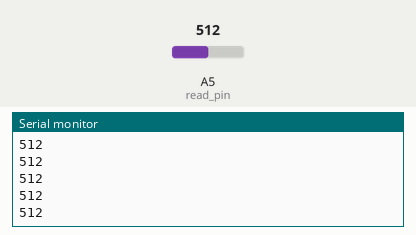
Bench run of a sketch on a simulated Arduino Uno, built with avr-gcc and run on an emulated ATmega328P. Shown: the last lines printed to the serial monitor. The inputs (shaded band) are chosen by the test bench; at power-on: A5 (read_pin) = 512.

Above: at 1.2 s.
1.3 s: A5 (read_pin) set to 716
At 1.31 s:
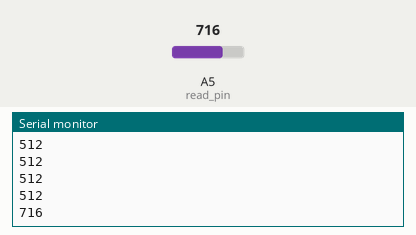
2.8 s: A5 (read_pin) set to 900
At 2.81 s:
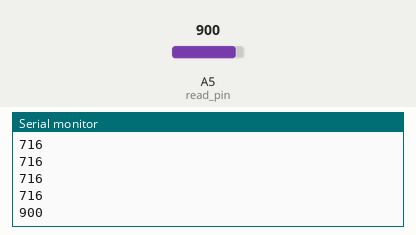
Timing chart, 0 to 5.8 s (numbered marks = the images above; inputs shaded):
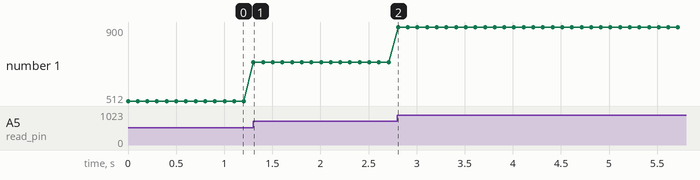

The sketch:

Capacitive_Soil_Moisture_Sensor_Placitech_Example.ino
```cpp
/*  Author: PLACITECH. DIY and Funny videos!
 *
 *  Tiktok: @placitech
 *  Instagram: @placitech_
 *  YouTube: PLACITECH
 *
 *  Use this code to learn the basics of Capacitive Soil Moisture Sensors.
 *  In this example you will read the output of the sensor using the Serial
 *  Monitor. In order to see a change in the readings, first put the sensor
 *  inside a planter that has dry soil. Write down the value and then pour water
 *  into the planter and save the reading you get. You can use those values
 *  to make a device that constantly checks your plant's moisture and tells
 *  you when you have to irrigate them.
 *
 *  The microcontroller I used for this example is an Arduino Nano, but you
 *  can use any Micro that you have, like the Arduino UNO or MEGA.
 *
*/
#define read_pin A5


void setup() {
  Serial.begin(9600);
  pinMode(read_pin, INPUT);
}


void loop() {
  // Read voltage level
  int reading = analogRead(read_pin);
  Serial.println(reading);
  delay(100);
}
```

Measured:
- after the input at 1.3 s, the serial monitor: prints a new line at once (image 1)
- after the input at 2.8 s, the serial monitor: prints a new line at once (image 2)
- plotted number 1: 512 → 716 after the input at 1.3 s, 716 → 900 after the input at 2.8 s
